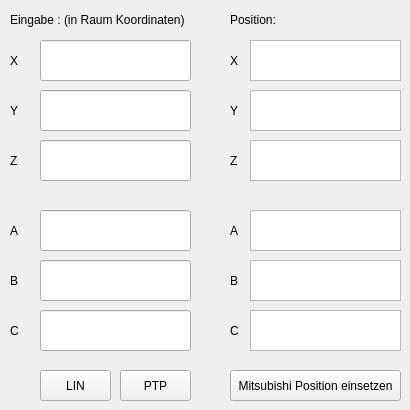
          <widget class="QWidget" name="tab_5">
           <attribute name="title">
            <string>Raum Koordinaten</string>
           </attribute>
           <widget class="QLabel" name="labelz_2">
            <property name="geometry">
             <rect>
              <x>10</x>
              <y>150</y>
              <width>21</width>
              <height>21</height>
             </rect>
            </property>
            <property name="text">
             <string>Z</string>
            </property>
           </widget>
           <widget class="QLabel" name="tabtitel_2">
            <property name="geometry">
             <rect>
              <x>10</x>
              <y>10</y>
              <width>221</width>
              <height>20</height>
             </rect>
            </property>
            <property name="text">
             <string>Eingabe : (in Raum Koordinaten)</string>
            </property>
           </widget>
           <widget class="QLabel" name="labela_2">
            <property name="geometry">
             <rect>
              <x>10</x>
              <y>220</y>
              <width>21</width>
              <height>21</height>
             </rect>
            </property>
            <property name="text">
             <string>A</string>
            </property>
           </widget>
           <widget class="QLabel" name="label_robot_received_from_8">
            <property name="geometry">
             <rect>
              <x>10</x>
              <y>50</y>
              <width>21</width>
              <height>21</height>
             </rect>
            </property>
            <property name="text">
             <string>X</string>
            </property>
           </widget>
           <widget class="QLineEdit" name="sendposa_kuka">
            <property name="geometry">
             <rect>
              <x>40</x>
              <y>210</y>
              <width>151</width>
              <height>41</height>
             </rect>
            </property>
           </widget>
           <widget class="QLabel" name="label_6">
            <property name="geometry">
             <rect>
              <x>10</x>
              <y>270</y>
              <width>21</width>
              <height>21</height>
             </rect>
            </property>
            <property name="text">
             <string>B</string>
            </property>
           </widget>
           <widget class="QLabel" name="labely_2">
            <property name="geometry">
             <rect>
              <x>10</x>
              <y>100</y>
              <width>16</width>
              <height>21</height>
             </rect>
            </property>
            <property name="text">
             <string>Y</string>
            </property>
           </widget>
           <widget class="QLabel" name="label_robot_send_to_9">
            <property name="geometry">
             <rect>
              <x>10</x>
              <y>320</y>
              <width>21</width>
              <height>21</height>
             </rect>
            </property>
            <property name="text">
             <string>C</string>
            </property>
           </widget>
           <widget class="QLabel" name="labelx_2">
            <property name="geometry">
             <rect>
              <x>10</x>
              <y>50</y>
              <width>16</width>
              <height>21</height>
             </rect>
            </property>
            <property name="text">
             <string/>
            </property>
           </widget>
           <widget class="QLabel" name="SpalteTitel_2">
            <property name="geometry">
             <rect>
              <x>230</x>
              <y>10</y>
              <width>63</width>
              <height>20</height>
             </rect>
            </property>
            <property name="text">
             <string>Position:</string>
            </property>
           </widget>
           <widget class="QLabel" name="labelz_4">
            <property name="geometry">
             <rect>
              <x>230</x>
              <y>150</y>
              <width>21</width>
              <height>21</height>
             </rect>
            </property>
            <property name="text">
             <string>Z</string>
            </property>
           </widget>
           <widget class="QLabel" name="label_robot_send_to_10">
            <property name="geometry">
             <rect>
              <x>230</x>
              <y>320</y>
              <width>21</width>
              <height>21</height>
             </rect>
            </property>
            <property name="text">
             <string>C</string>
            </property>
           </widget>
           <widget class="QLabel" name="labely_4">
            <property name="geometry">
             <rect>
              <x>230</x>
              <y>100</y>
              <width>21</width>
              <height>21</height>
             </rect>
            </property>
            <property name="text">
             <string>Y</string>
            </property>
           </widget>
           <widget class="QLabel" name="labelb2_2">
            <property name="geometry">
             <rect>
              <x>230</x>
              <y>270</y>
              <width>21</width>
              <height>21</height>
             </rect>
            </property>
            <property name="text">
             <string>B</string>
            </property>
           </widget>
           <widget class="QLabel" name="labela_4">
            <property name="geometry">
             <rect>
              <x>230</x>
              <y>220</y>
              <width>21</width>
              <height>21</height>
             </rect>
            </property>
            <property name="text">
             <string>A</string>
            </property>
           </widget>
           <widget class="QLabel" name="labelx_4">
            <property name="geometry">
             <rect>
              <x>230</x>
              <y>40</y>
              <width>41</width>
              <height>41</height>
             </rect>
            </property>
            <property name="text">
             <string>X</string>
            </property>
           </widget>
           <widget class="QPlainTextEdit" name="recieveposz_kuka">
            <property name="enabled">
             <bool>true</bool>
            </property>
            <property name="geometry">
             <rect>
              <x>250</x>
              <y>140</y>
              <width>151</width>
              <height>41</height>
             </rect>
            </property>
            <property name="undoRedoEnabled">
             <bool>false</bool>
            </property>
            <property name="readOnly">
             <bool>true</bool>
            </property>
           </widget>
           <widget class="QPlainTextEdit" name="recieveposx_kuka">
            <property name="enabled">
             <bool>true</bool>
            </property>
            <property name="geometry">
             <rect>
              <x>250</x>
              <y>40</y>
              <width>151</width>
              <height>41</height>
             </rect>
            </property>
            <property name="undoRedoEnabled">
             <bool>false</bool>
            </property>
            <property name="readOnly">
             <bool>true</bool>
            </property>
           </widget>
           <widget class="QPlainTextEdit" name="recieveposc_kuka">
            <property name="enabled">
             <bool>true</bool>
            </property>
            <property name="geometry">
             <rect>
              <x>250</x>
              <y>310</y>
              <width>151</width>
              <height>41</height>
             </rect>
            </property>
            <property name="undoRedoEnabled">
             <bool>false</bool>
            </property>
            <property name="readOnly">
             <bool>true</bool>
            </property>
           </widget>
           <widget class="QPlainTextEdit" name="recieveposy_kuka">
            <property name="enabled">
             <bool>true</bool>
            </property>
            <property name="geometry">
             <rect>
              <x>250</x>
              <y>90</y>
              <width>151</width>
              <height>41</height>
             </rect>
            </property>
            <property name="undoRedoEnabled">
             <bool>false</bool>
            </property>
            <property name="readOnly">
             <bool>true</bool>
            </property>
           </widget>
           <widget class="QPlainTextEdit" name="recieveposb_kuka">
            <property name="enabled">
             <bool>true</bool>
            </property>
            <property name="geometry">
             <rect>
              <x>250</x>
              <y>260</y>
              <width>151</width>
              <height>41</height>
             </rect>
            </property>
            <property name="undoRedoEnabled">
             <bool>false</bool>
            </property>
            <property name="readOnly">
             <bool>true</bool>
            </property>
           </widget>
           <widget class="QLineEdit" name="sendposb_kuka">
            <property name="geometry">
             <rect>
              <x>40</x>
              <y>260</y>
              <width>151</width>
              <height>41</height>
             </rect>
            </property>
           </widget>
           <widget class="QLineEdit" name="sendposc_kuka">
            <property name="geometry">
             <rect>
              <x>40</x>
              <y>310</y>
              <width>151</width>
              <height>41</height>
             </rect>
            </property>
           </widget>
           <widget class="QLineEdit" name="sendposz_kuka">
            <property name="geometry">
             <rect>
              <x>40</x>
              <y>140</y>
              <width>151</width>
              <height>41</height>
             </rect>
            </property>
           </widget>
           <widget class="QLineEdit" name="sendposy_kuka">
            <property name="geometry">
             <rect>
              <x>40</x>
              <y>90</y>
              <width>151</width>
              <height>41</height>
             </rect>
            </property>
           </widget>
           <widget class="QLineEdit" name="sendposx_kuka">
            <property name="geometry">
             <rect>
              <x>40</x>
              <y>40</y>
              <width>151</width>
              <height>41</height>
             </rect>
            </property>
           </widget>
           <widget class="QPlainTextEdit" name="recieveposa_kuka">
            <property name="enabled">
             <bool>true</bool>
            </property>
            <property name="geometry">
             <rect>
              <x>250</x>
              <y>210</y>
              <width>151</width>
              <height>41</height>
             </rect>
            </property>
            <property name="undoRedoEnabled">
             <bool>false</bool>
            </property>
            <property name="readOnly">
             <bool>true</bool>
            </property>
           </widget>
           <widget class="QPushButton" name="buttonKukaRaumLIN">
            <property name="geometry">
             <rect>
              <x>40</x>
              <y>370</y>
              <width>71</width>
              <height>31</height>
             </rect>
            </property>
            <property name="text">
             <string>LIN</string>
            </property>
           </widget>
           <widget class="QPushButton" name="buttonKukaRaumPTP">
            <property name="geometry">
             <rect>
              <x>120</x>
              <y>370</y>
              <width>71</width>
              <height>31</height>
             </rect>
            </property>
            <property name="text">
             <string>PTP</string>
            </property>
           </widget>
           <widget class="QPushButton" name="buttonGetMitsuRaum">
            <property name="geometry">
             <rect>
              <x>230</x>
              <y>370</y>
              <width>171</width>
              <height>31</height>
             </rect>
            </property>
            <property name="text">
             <string>Mitsubishi Position einsetzen</string>
            </property>
           </widget>
          </widget>
